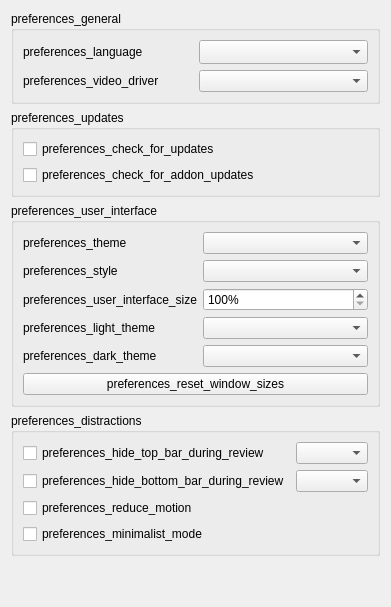
     <widget class="QWidget" name="appearanceTab">
      <attribute name="title">
       <string>preferences_appearance</string>
      </attribute>
      <layout class="QVBoxLayout" name="verticalLayout_8">
       <item>
        <widget class="QGroupBox" name="generalGroup">
         <property name="sizePolicy">
          <sizepolicy hsizetype="Preferred" vsizetype="Preferred">
           <horstretch>0</horstretch>
           <verstretch>0</verstretch>
          </sizepolicy>
         </property>
         <property name="title">
          <string>preferences_general</string>
         </property>
         <layout class="QGridLayout" name="gridLayout_5">
          <item row="0" column="0">
           <widget class="QLabel" name="label_9">
            <property name="text">
             <string>preferences_language</string>
            </property>
            <property name="buddy">
             <cstring>lang</cstring>
            </property>
           </widget>
          </item>
          <item row="1" column="1">
           <widget class="QComboBox" name="video_driver">
            <property name="sizePolicy">
             <sizepolicy hsizetype="Preferred" vsizetype="Fixed">
              <horstretch>0</horstretch>
              <verstretch>0</verstretch>
             </sizepolicy>
            </property>
           </widget>
          </item>
          <item row="1" column="0">
           <widget class="QLabel" name="video_driver_label">
            <property name="text">
             <string>preferences_video_driver</string>
            </property>
            <property name="buddy">
             <cstring>video_driver</cstring>
            </property>
           </widget>
          </item>
          <item row="0" column="1">
           <widget class="QComboBox" name="lang">
            <property name="sizePolicy">
             <sizepolicy hsizetype="Preferred" vsizetype="Fixed">
              <horstretch>0</horstretch>
              <verstretch>0</verstretch>
             </sizepolicy>
            </property>
            <property name="sizeAdjustPolicy">
             <enum>QComboBox::SizeAdjustPolicy::AdjustToMinimumContentsLengthWithIcon</enum>
            </property>
           </widget>
          </item>
         </layout>
        </widget>
       </item>
       <item>
        <widget class="QGroupBox" name="updatesGroup">
         <property name="title">
          <string>preferences_updates</string>
         </property>
         <layout class="QVBoxLayout" name="updatesLayout">
          <item>
           <widget class="QCheckBox" name="check_for_updates">
            <property name="text">
             <string>preferences_check_for_updates</string>
            </property>
           </widget>
          </item>
          <item>
           <widget class="QCheckBox" name="check_for_addon_updates">
            <property name="text">
             <string>preferences_check_for_addon_updates</string>
            </property>
           </widget>
          </item>
         </layout>
        </widget>
       </item>
       <item>
        <widget class="QGroupBox" name="uiGroup">
         <property name="title">
          <string>preferences_user_interface</string>
         </property>
         <layout class="QGridLayout" name="gridLayout_2">
          <item row="0" column="1">
           <widget class="QComboBox" name="theme"/>
          </item>
          <item row="2" column="1">
           <widget class="QSpinBox" name="uiScale">
            <property name="suffix">
             <string notr="true">%</string>
            </property>
            <property name="minimum">
             <number>100</number>
            </property>
            <property name="maximum">
             <number>200</number>
            </property>
            <property name="singleStep">
             <number>5</number>
            </property>
           </widget>
          </item>
          <item row="1" column="1">
           <widget class="QComboBox" name="styleComboBox">
            <property name="currentText">
             <string/>
            </property>
           </widget>
          </item>
          <item row="1" column="0">
           <widget class="QLabel" name="styleLabel">
            <property name="text">
             <string>preferences_style</string>
            </property>
            <property name="buddy">
             <cstring>styleComboBox</cstring>
            </property>
           </widget>
          </item>
          <item row="0" column="0">
           <widget class="QLabel" name="themeLabel">
            <property name="text">
             <string>preferences_theme</string>
            </property>
            <property name="buddy">
             <cstring>theme</cstring>
            </property>
           </widget>
          </item>
          <item row="2" column="0">
           <widget class="QLabel" name="uiSizeLabel">
            <property name="text">
             <string>preferences_user_interface_size</string>
            </property>
            <property name="buddy">
             <cstring>uiScale</cstring>
            </property>
           </widget>
          </item>
          <item row="3" column="0">
           <widget class="QLabel" name="lightThemeLabel">
            <property name="text">
             <string>preferences_light_theme</string>
            </property>
            <property name="buddy">
             <cstring>lightThemeComboBox</cstring>
            </property>
           </widget>
          </item>
          <item row="3" column="1">
           <widget class="QComboBox" name="lightThemeComboBox"/>
          </item>
          <item row="4" column="0">
           <widget class="QLabel" name="darkThemeLabel">
            <property name="text">
             <string>preferences_dark_theme</string>
            </property>
            <property name="buddy">
             <cstring>darkThemeComboBox</cstring>
            </property>
           </widget>
          </item>
          <item row="4" column="1">
           <widget class="QComboBox" name="darkThemeComboBox"/>
          </item>
          <item row="5" column="0" colspan="2">
           <widget class="QPushButton" name="resetWindowSizes">
            <property name="text">
             <string>preferences_reset_window_sizes</string>
            </property>
           </widget>
          </item>
         </layout>
        </widget>
       </item>
       <item>
        <widget class="QGroupBox" name="distractionsGroup">
         <property name="title">
          <string>preferences_distractions</string>
         </property>
         <layout class="QGridLayout" name="gridLayout_3">
          <item row="3" column="0">
           <widget class="QCheckBox" name="reduce_motion">
            <property name="sizePolicy">
             <sizepolicy hsizetype="Fixed" vsizetype="Fixed">
              <horstretch>0</horstretch>
              <verstretch>0</verstretch>
             </sizepolicy>
            </property>
            <property name="toolTip">
             <string>preferences_reduce_motion_tooltip</string>
            </property>
            <property name="text">
             <string>preferences_reduce_motion</string>
            </property>
           </widget>
          </item>
          <item row="2" column="0">
           <widget class="QCheckBox" name="hide_bottom_bar">
            <property name="sizePolicy">
             <sizepolicy hsizetype="MinimumExpanding" vsizetype="Fixed">
              <horstretch>0</horstretch>
              <verstretch>0</verstretch>
             </sizepolicy>
            </property>
            <property name="text">
             <string>preferences_hide_bottom_bar_during_review</string>
            </property>
           </widget>
          </item>
          <item row="2" column="1">
           <widget class="QComboBox" name="bottomBarComboBox">
            <property name="sizePolicy">
             <sizepolicy hsizetype="MinimumExpanding" vsizetype="Fixed">
              <horstretch>0</horstretch>
              <verstretch>0</verstretch>
             </sizepolicy>
            </property>
           </widget>
          </item>
          <item row="0" column="0">
           <widget class="QCheckBox" name="hide_top_bar">
            <property name="sizePolicy">
             <sizepolicy hsizetype="MinimumExpanding" vsizetype="Fixed">
              <horstretch>0</horstretch>
              <verstretch>0</verstretch>
             </sizepolicy>
            </property>
            <property name="text">
             <string>preferences_hide_top_bar_during_review</string>
            </property>
           </widget>
          </item>
          <item row="4" column="0">
           <widget class="QCheckBox" name="minimalist_mode">
            <property name="sizePolicy">
             <sizepolicy hsizetype="Fixed" vsizetype="Fixed">
              <horstretch>0</horstretch>
              <verstretch>0</verstretch>
             </sizepolicy>
            </property>
            <property name="toolTip">
             <string>preferences_minimalist_mode_tooltip</string>
            </property>
            <property name="text">
             <string>preferences_minimalist_mode</string>
            </property>
           </widget>
          </item>
          <item row="0" column="1">
           <widget class="QComboBox" name="topBarComboBox">
            <property name="sizePolicy">
             <sizepolicy hsizetype="MinimumExpanding" vsizetype="Fixed">
              <horstretch>0</horstretch>
              <verstretch>0</verstretch>
             </sizepolicy>
            </property>
           </widget>
          </item>
         </layout>
        </widget>
       </item>
       <item>
        <spacer name="verticalSpacer_9">
         <property name="orientation">
          <enum>Qt::Orientation::Vertical</enum>
         </property>
         <property name="sizeHint" stdset="0">
          <size>
           <width>20</width>
           <height>40</height>
          </size>
         </property>
        </spacer>
       </item>
      </layout>
     </widget>
